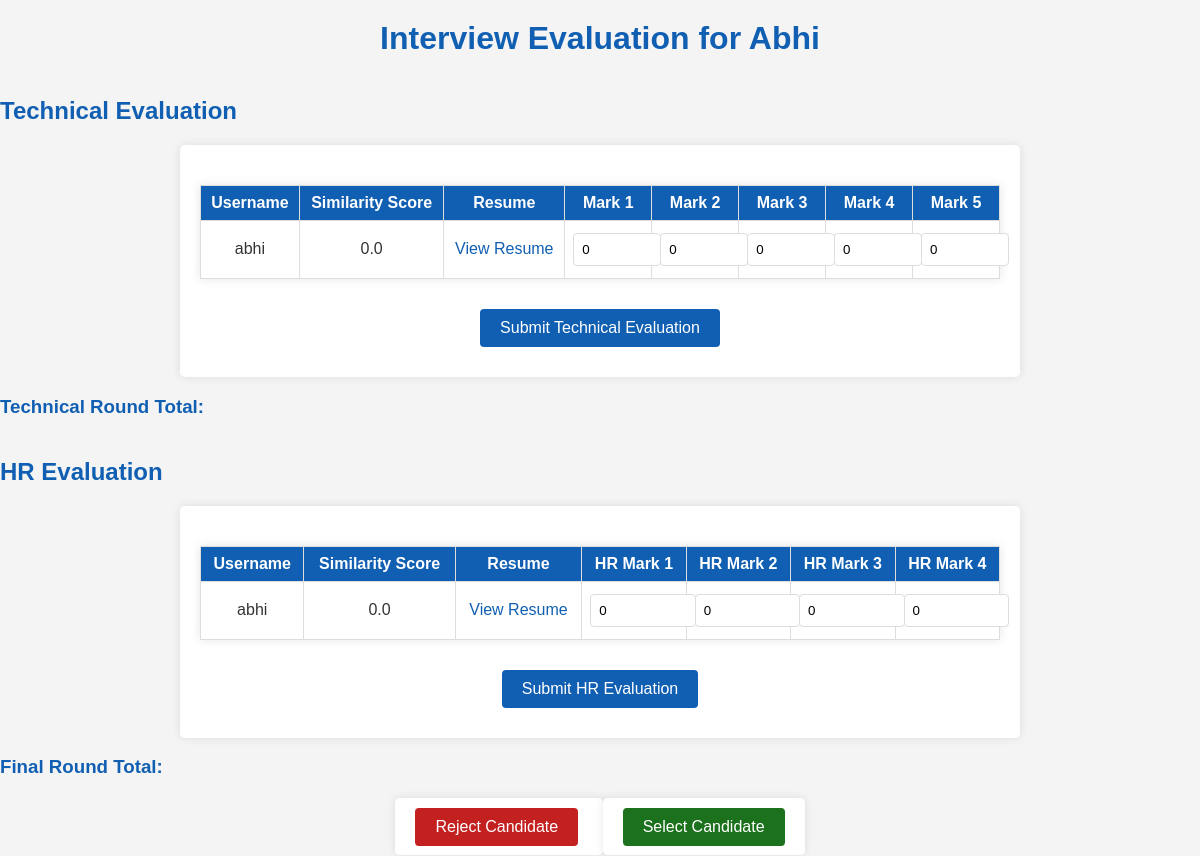
Before: /admin/interview_evaluation/abhi with the older database file.
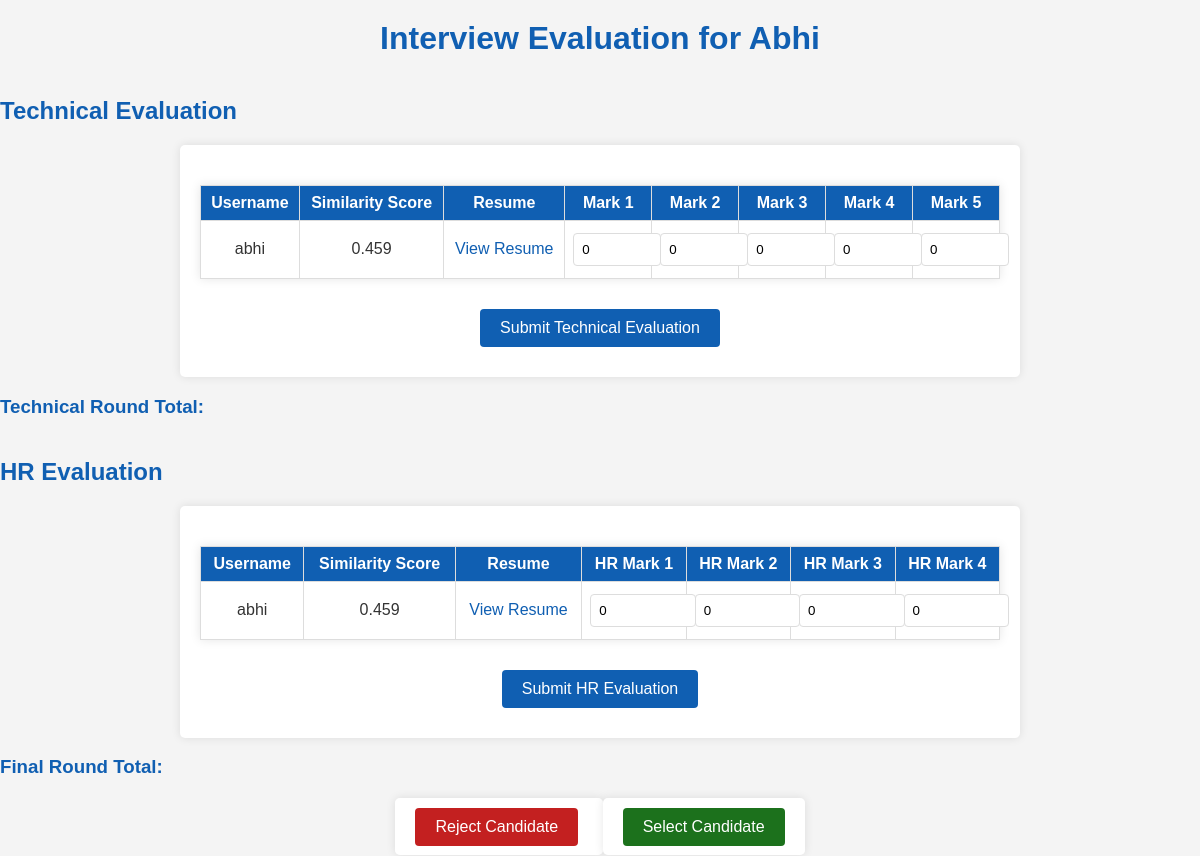
After: the same page with the newer database file.
### tables this page shows
CREATE TABLE user_applications (
                id INTEGER PRIMARY KEY AUTOINCREMENT,
                user_id INTEGER NOT NULL,
                job_id INTEGER NOT NULL,
                resume TEXT,
                application_date TEXT,
                similarity_score FLOAT,
                FOREIGN KEY (user_id) REFERENCES users(id),
                FOREIGN KEY (job_id) REFERENCES job_applications(id)
            );

### admin.py (the view, shortened to what this page needs)
@admin_blueprint.route('/interview_evaluation/<string:username>', methods=['GET', 'POST'])
def interview_evaluation(username):
    db = get_db()
    job = db.execute('''
        SELECT id, position, company, location, experience_range, description, posted_date
        FROM job_applications
        WHERE id = ?
    ''', (username,)).fetchone()
    user_info = db.execute('''
        SELECT u.name, u.email, u.location, u.experience, u.skills, u.last_position, u.education,
               u.achievements, u.certifications, ua.resume
        FROM users u
        JOIN user_applications ua ON u.id = ua.user_id
        WHERE ua.job_id = ? AND u.username = ?
    ''', (username, session.get('username'))).fetchone()
    if user_info:
        user_info = dict(user_info)
    application = db.execute('''
        SELECT u.name, u.username, ua.resume, ua.similarity_score
        FROM user_applications ua
        JOIN users u ON ua.user_id = u.id
        WHERE u.username = ?
    ''', (username,)).fetchone()
    if not application:
        return "Application not found", 404
    application = dict(application)
    return render_template('interview_evaluation.html', application=application)

### create_db.py (called while the page is built)
def get_db():
    conn = sqlite3.connect(DATABASE)
    conn.row_factory = sqlite3.Row
    return conn

### templates/interview_evaluation.html (shortened to what this page needs)
<!DOCTYPE html>
<html lang="en">
<head>
    <link rel="stylesheet" href="{{ url_for('static', filename='interview_evaluation.css') }}">
</head>
<body>
    <h1>Interview Evaluation for {{ application.name }}</h1>
    <h2>    Technical Evaluation</h2>
    <form method="POST" action="{{ url_for('admin.interview_evaluation', username=application.username) }}">
        <table>
            <thread>
                <tr>
                    <th>Username</th>
                    <th>Similarity Score</th>
                    <th>Resume</th>
                    <th>Mark 1</th>
                    <th>Mark 2</th>
                    <th>Mark 3</th>
                    <th>Mark 4</th>
                    <th>Mark 5</th>
                </tr>
            </thread>
            <tbody>
                <tr>
                    <td>{{ application.username }}</td>
                    <td>{{ application.similarity_score | round(3) }}</td>
                    <td><a href="{{ url_for('static', filename=application.resume) }}" target="_blank">View Resume</a></td>
                    <td><input type="number" name="mark1" value="0" min="0" max="10"></td>
                    <td><input type="number" name="mark2" value="0" min="0" max="10"></td>
                    <td><input type="number" name="mark3" value="0" min="0" max="10"></td>
                    <td><input type="number" name="mark4" value="0" min="0" max="10"></td>
                    <td><input type="number" name="mark5" value="0" min="0" max="10"></td>
                </tr>
            </tbody>
        </table>
        <div class="centered">
            <input type="submit" value="Submit Technical Evaluation">
        </div>
    </form>
    {% if application.tech_total is not none %}
        <h3>    Technical Round Total: {{ application.tech_total }}</h3>
    {% endif %}
    <h2>    HR Evaluation</h2>
    <form method="POST" action="{{ url_for('admin.hr_evaluation', username=application.username) }}">
        <table>
            <thread>
                <tr>
                    <th>Username</th>
                    <th>Similarity Score</th>
                    <th>Resume</th>
                    <th>HR Mark 1</th>
                    <th>HR Mark 2</th>
                    <th>HR Mark 3</th>
                    <th>HR Mark 4</th>
                </tr>
            </thread>
            <tbody>
                <tr>
                    <td>{{ application.username }}</td>
                    <td>{{ application.similarity_score | round(3) }}</td>
                    <td><a href="{{ url_for('static', filename=application.resume) }}" target="_blank">View Resume</a></td>
                    <td><input type="number" name="hr_mark1" value="0" min="0" max="10"></td>
                    <td><input type="number" name="hr_mark2" value="0" min="0" max="10"></td>
                    <td><input type="number" name="hr_mark3" value="0" min="0" max="10"></td>
                    <td><input type="number" name="hr_mark4" value="0" min="0" max="10"></td>
                </tr>
            </tbody>
        </table>
        <div class="centered">
            <input type="submit" value="Submit HR Evaluation">
        </div>
    </form>
    {% if application.final_total is not none %}
        <h3>    Final Round Total: {{ application.final_total }}</h3>
    {% endif %}
    <div class="centered">
        <form action="{{ url_for('admin.reject_candidate', username=application.username) }}" method="POST" style="display: inline;">
            <input type="submit" value="Reject Candidate" style="background-color: rgb(195, 32, 32); color: white; border: none; padding: 10px 20px; cursor: pointer;">
        </form>
        <form action="{{ url_for('admin.select_candidate', username=application.username) }}" method="POST" style="display: inline;">
            <input type="submit" value="Select Candidate" style="background-color: rgb(28, 113, 28); color: white; border: none; padding: 10px 20px; cursor: pointer;">
        </form>
    </div>
</body>
</html>

Changed rows visible on the page:
changed user_applications: similarity_score "0.0" → "0.459"
